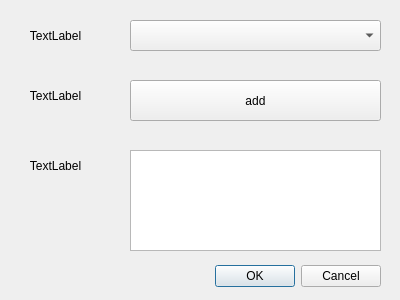
<?xml version="1.0" encoding="UTF-8"?>
<ui version="4.0">
 <class>Dialog</class>
 <widget class="QDialog" name="Dialog">
  <property name="geometry">
   <rect>
    <x>0</x>
    <y>0</y>
    <width>400</width>
    <height>300</height>
   </rect>
  </property>
  <property name="windowTitle">
   <string>Dialog</string>
  </property>
  <widget class="QDialogButtonBox" name="buttonBox">
   <property name="geometry">
    <rect>
     <x>40</x>
     <y>260</y>
     <width>341</width>
     <height>32</height>
    </rect>
   </property>
   <property name="orientation">
    <enum>Qt::Horizontal</enum>
   </property>
   <property name="standardButtons">
    <set>QDialogButtonBox::Cancel|QDialogButtonBox::Ok</set>
   </property>
  </widget>
  <widget class="QComboBox" name="branch_menu">
   <property name="geometry">
    <rect>
     <x>130</x>
     <y>20</y>
     <width>251</width>
     <height>31</height>
    </rect>
   </property>
  </widget>
  <widget class="QLabel" name="branch_label">
   <property name="geometry">
    <rect>
     <x>10</x>
     <y>20</y>
     <width>91</width>
     <height>31</height>
    </rect>
   </property>
   <property name="text">
    <string>TextLabel</string>
   </property>
   <property name="alignment">
    <set>Qt::AlignCenter</set>
   </property>
  </widget>
  <widget class="QLabel" name="add_label">
   <property name="geometry">
    <rect>
     <x>10</x>
     <y>80</y>
     <width>91</width>
     <height>31</height>
    </rect>
   </property>
   <property name="text">
    <string>TextLabel</string>
   </property>
   <property name="alignment">
    <set>Qt::AlignCenter</set>
   </property>
  </widget>
  <widget class="QLabel" name="comment_label">
   <property name="geometry">
    <rect>
     <x>10</x>
     <y>150</y>
     <width>91</width>
     <height>31</height>
    </rect>
   </property>
   <property name="text">
    <string>TextLabel</string>
   </property>
   <property name="alignment">
    <set>Qt::AlignCenter</set>
   </property>
  </widget>
  <widget class="QTextEdit" name="textEdit">
   <property name="geometry">
    <rect>
     <x>130</x>
     <y>150</y>
     <width>251</width>
     <height>101</height>
    </rect>
   </property>
  </widget>
  <widget class="QPushButton" name="add_button">
   <property name="geometry">
    <rect>
     <x>130</x>
     <y>80</y>
     <width>251</width>
     <height>41</height>
    </rect>
   </property>
   <property name="text">
    <string>add</string>
   </property>
  </widget>
 </widget>
 <resources/>
 <connections>
  <connection>
   <sender>buttonBox</sender>
   <signal>accepted()</signal>
   <receiver>Dialog</receiver>
   <slot>accept()</slot>
   <hints>
    <hint type="sourcelabel">
     <x>248</x>
     <y>254</y>
    </hint>
    <hint type="destinationlabel">
     <x>157</x>
     <y>274</y>
    </hint>
   </hints>
  </connection>
  <connection>
   <sender>buttonBox</sender>
   <signal>rejected()</signal>
   <receiver>Dialog</receiver>
   <slot>reject()</slot>
   <hints>
    <hint type="sourcelabel">
     <x>316</x>
     <y>260</y>
    </hint>
    <hint type="destinationlabel">
     <x>286</x>
     <y>274</y>
    </hint>
   </hints>
  </connection>
 </connections>
</ui>
